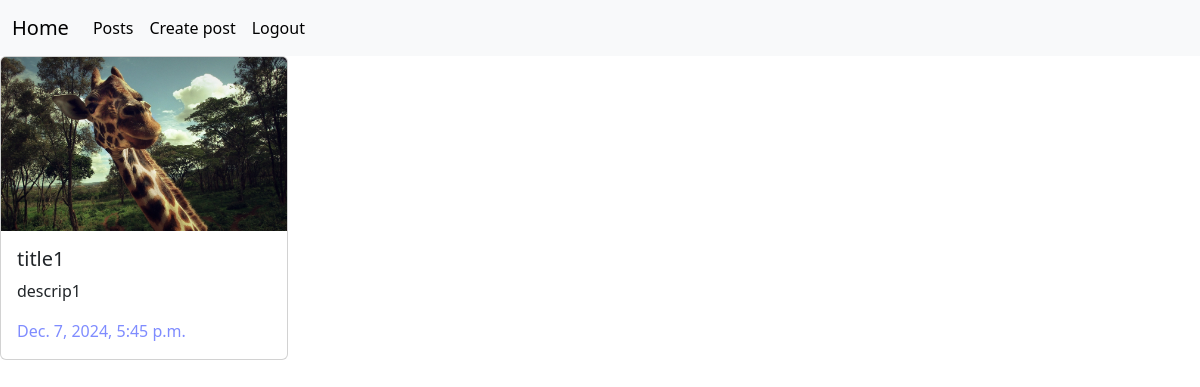
/posts/1/ (signed in), run on the app's committed database.
### posts/models.py (models this page shows, shortened)
class Post(models.Model):
     category = models.ForeignKey(
          Category, on_delete=models.CASCADE, null=True, blank=True
     )
     tags = models.ManyToManyField(Tag, null=True, blank=True)
     title = models.CharField(max_length=56)
     description = models.CharField(max_length=256)
     rate= models.IntegerField(null=True, blank=True)
     created_at = models.DateTimeField(auto_now_add=True, null=True)
     updated_at = models.DateTimeField(auto_now=True, null=True)
     image = models.ImageField(null=True, blank=True)

### posts/views.py (the view)
# urls.py: path("posts/<int:id>/", post_detail_view),
@login_required(login_url='login-view')
def post_detail_view(request, id):
    if request.method == 'GET':
        post = Post.objects.get(id=id)
        return render(request, "posts/post_detail.html", context={"post": post})

### templates/posts/post_detail.html
{%extends 'base.html'%}
{%block content%}
<div class="card" style="width: 18rem;">
  {%if post.image%}
  <img src="{{post.image.url}}" class="card-img-top" alt="...">
  {%else%}
  <img src="/static/placeholder.jpg" class="card-img-top" alt="">
  {%endif%}
  <div class="card-body">
    <h5 class="card-title">{{post.title}}</h5>
    <p class="card-text">{{post.description}}</p>
    <p class="card-text" style="color: #7f8cff;">{{post.created_at}} </p>
  </div>
</div>
{%endblock%}

### data on the page
Post: image (picture), title "title1", description "descrip1", created_at "Dec. 7, 2024, 5:45 p.m."
